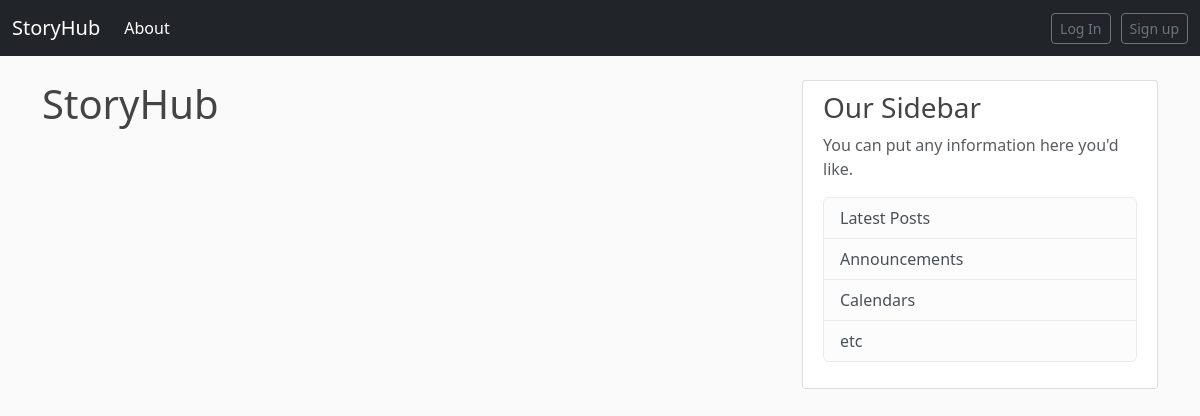
The app's page /, older data.
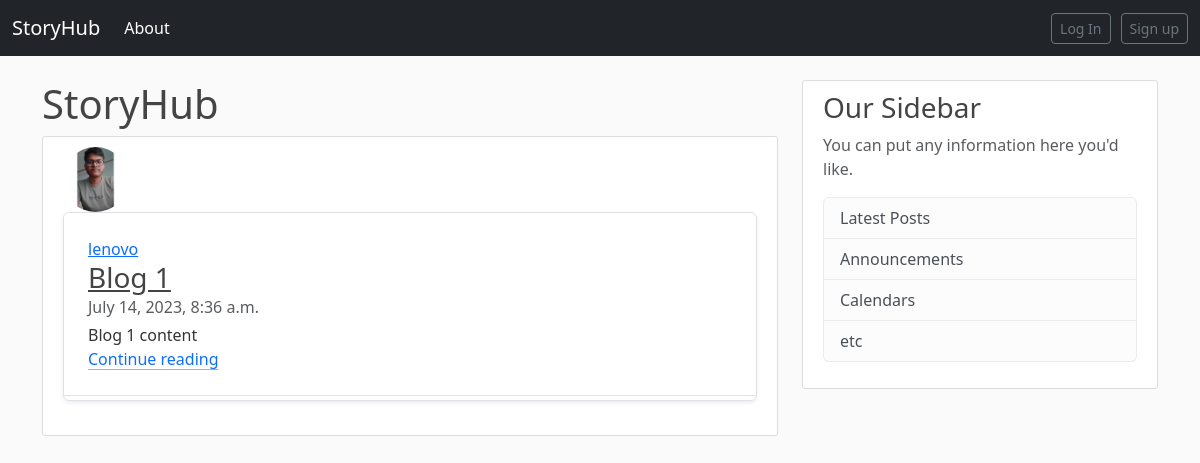
The same page, newer data.
### blog/models.py (models this page shows, shortened)
class Post(models.Model):
    title=models.CharField(max_length=100)
    content=models.TextField()
    date_posted=models.DateTimeField(default=timezone.now)
    author=models.ForeignKey(User,on_delete=models.CASCADE)

### user/models.py (models this page shows, shortened)
class Profile(models.Model):
    user=models.OneToOneField(User,on_delete=models.CASCADE)
    image=models.ImageField(default='default.jpg',upload_to='profile_pics')
    bio=models.TextField(default='')

### blog/views.py (the view)
# urls.py: path('', views.PostListView.as_view(), name='blog-home'),
class PostListView(ListView):
    model = Post
    template_name = 'blog/home.html'
    context_object_name = 'posts'
    ordering = ['-date_posted']  # newest to oldest
    paginate_by=5

### blog/templates/blog/home.html (shortened to what this page needs)
{% extends "blog/base.html" %}
{% block content %}
    <h1>StoryHub</h1>
    {% for posts in posts %}
        <article class="media content-section col-md-12">
          <img class="rounded-circle article-img" src="{{ posts.author.profile.image.url }}">
          <div class="media-body row g-0 border rounded overflow-hidden flex-md-row mb-4 shadow-sm h-md-250 position-relative" >
            <div class="article-metadata col p-4 d-flex flex-column position-static">
              <a class="mr-2" href="{% url 'user-post' posts.author.username %}">{{posts.author}}</a>
              <h3 class="mb-0"><a class="article-title" href="{% url 'post-detail' posts.id %}">{{ posts.title }}</a></h3>
              <div class="mb-1 text-body-secondary"> {{ posts.date_posted}} </div>
              <p class="card-text mb-auto">{{ posts.content }}</p>
              <a href="{% url 'post-detail' posts.id %}" class="icon-link gap-1 icon-link-hover stretched-link">
                Continue reading
                <svg class="bi"><use xlink:href="#chevron-right"></use></svg>
              </a>
            </div>
          </div>
      </article>
    {% endfor %}
{% endblock content %}

Row changes from the older to the newer data that the page shows:
added Post: author.profile.image (picture), author "lenovo", title "Blog 1", date_posted "July 14, 2023, 8:36 a.m.", content "Blog 1 content"
